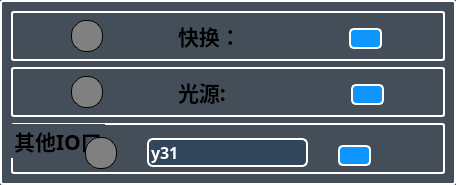
                  <widget class="QWidget" name="widget_29" native="true">
                   <property name="styleSheet">
                    <string notr="true">border-radius:3px;
border-width:2px;
border-style:solid;
border-color:white;
background-color:#434e59;</string>
                   </property>
                   <layout class="QVBoxLayout" name="verticalLayout_11">
                    <item>
                     <widget class="QWidget" name="widget_44" native="true">
                      <property name="styleSheet">
                       <string notr="true">border-radius:3px;
border-width:2px;
border-style:solid;
border-color:white;</string>
                      </property>
                      <layout class="QHBoxLayout" name="horizontalLayout_46">
                       <property name="leftMargin">
                        <number>3</number>
                       </property>
                       <property name="topMargin">
                        <number>3</number>
                       </property>
                       <property name="rightMargin">
                        <number>3</number>
                       </property>
                       <property name="bottomMargin">
                        <number>3</number>
                       </property>
                       <item>
                        <widget class="QLabel" name="label_PLC_QuickChange">
                         <property name="font">
                          <font>
                           <family>微软雅黑</family>
                           <pointsize>16</pointsize>
                           <weight>75</weight>
                           <bold>true</bold>
                          </font>
                         </property>
                         <property name="styleSheet">
                          <string notr="true">min-width:30px;
min-height:30px;
max-width:30px;
max-height:30px;
border-radius:15px;
border:1px solid black;
background:grey
</string>
                         </property>
                         <property name="text">
                          <string/>
                         </property>
                        </widget>
                       </item>
                       <item>
                        <widget class="QLabel" name="label_33">
                         <property name="sizePolicy">
                          <sizepolicy hsizetype="Fixed" vsizetype="Preferred">
                           <horstretch>0</horstretch>
                           <verstretch>0</verstretch>
                          </sizepolicy>
                         </property>
                         <property name="font">
                          <font>
                           <family>Microsoft Yahei</family>
                           <pointsize>16</pointsize>
                           <weight>75</weight>
                           <italic>false</italic>
                           <bold>true</bold>
                          </font>
                         </property>
                         <property name="styleSheet">
                          <string notr="true">font:bold  &quot;Times New Roman&quot;;    
font-family:Microsoft Yahei;
padding:6px;
border:none;
</string>
                         </property>
                         <property name="text">
                          <string>快换：      </string>
                         </property>
                        </widget>
                       </item>
                       <item>
                        <widget class="QPushButton" name="toolButton_PLC_QuickChange">
                         <property name="sizePolicy">
                          <sizepolicy hsizetype="Fixed" vsizetype="Fixed">
                           <horstretch>0</horstretch>
                           <verstretch>0</verstretch>
                          </sizepolicy>
                         </property>
                         <property name="styleSheet">
                          <string notr="true">QPushButton
{
	margin-top:6px;
    font-family:Microsoft Yahei;
    color:white;
    background-color:rgb(14 , 150 , 254);
    border-radius:5px;
	border-width:2px;
	border-style:solid;
	border-color:white;
}

QPushButton:hover
{
    background-color:rgb(44 , 137 , 255);
}

QPushButton:pressed
{
    background-color:rgb(14 , 135 , 228);
    padding-left:3px;
    padding-top:3px;
}
</string>
                         </property>
                         <property name="text">
                          <string/>
                         </property>
                         <property name="icon">
                          <iconset resource="resources/resources.qrc">
                           <normaloff>:/icons/icons/switchOff.svg</normaloff>:/icons/icons/switchOff.svg</iconset>
                         </property>
                         <property name="iconSize">
                          <size>
                           <width>60</width>
                           <height>30</height>
                          </size>
                         </property>
                         <property name="flat">
                          <bool>true</bool>
                         </property>
                        </widget>
                       </item>
                      </layout>
                     </widget>
                    </item>
                    <item>
                     <widget class="QWidget" name="widget_43" native="true">
                      <property name="styleSheet">
                       <string notr="true">border-radius:3px;
border-width:2px;
border-style:solid;
border-color:white;</string>
                      </property>
                      <layout class="QHBoxLayout" name="horizontalLayout_45">
                       <property name="spacing">
                        <number>6</number>
                       </property>
                       <property name="leftMargin">
                        <number>3</number>
                       </property>
                       <property name="topMargin">
                        <number>3</number>
                       </property>
                       <property name="rightMargin">
                        <number>3</number>
                       </property>
                       <property name="bottomMargin">
                        <number>3</number>
                       </property>
                       <item>
                        <widget class="QLabel" name="label_PLC_Light">
                         <property name="font">
                          <font>
                           <family>微软雅黑</family>
                           <pointsize>16</pointsize>
                           <weight>75</weight>
                           <bold>true</bold>
                          </font>
                         </property>
                         <property name="styleSheet">
                          <string notr="true">min-width:30px;
min-height:30px;
max-width:30px;
max-height:30px;
border-radius:15px;
border:1px solid black;
background:grey
</string>
                         </property>
                         <property name="text">
                          <string/>
                         </property>
                        </widget>
                       </item>
                       <item>
                        <widget class="QLabel" name="label_9">
                         <property name="sizePolicy">
                          <sizepolicy hsizetype="Fixed" vsizetype="Preferred">
                           <horstretch>0</horstretch>
                           <verstretch>0</verstretch>
                          </sizepolicy>
                         </property>
                         <property name="font">
                          <font>
                           <family>Microsoft Yahei</family>
                           <pointsize>16</pointsize>
                           <weight>75</weight>
                           <italic>false</italic>
                           <bold>true</bold>
                          </font>
                         </property>
                         <property name="styleSheet">
                          <string notr="true">font:bold  &quot;Times New Roman&quot;;    
font-family:Microsoft Yahei;
padding:6px;

border:none;
</string>
                         </property>
                         <property name="text">
                          <string>光源:         </string>
                         </property>
                        </widget>
                       </item>
                       <item>
                        <widget class="QPushButton" name="toolButton_PLC_Light">
                         <property name="sizePolicy">
                          <sizepolicy hsizetype="Fixed" vsizetype="Fixed">
                           <horstretch>0</horstretch>
                           <verstretch>0</verstretch>
                          </sizepolicy>
                         </property>
                         <property name="styleSheet">
                          <string notr="true">QPushButton
{
	margin-top:6px;
    font-family:Microsoft Yahei;
    color:white;
    background-color:rgb(14 , 150 , 254);
    border-radius:5px;
	border-width:2px;
	border-style:solid;
	border-color:white;
}

QPushButton:hover
{
    background-color:rgb(44 , 137 , 255);
}

QPushButton:pressed
{
    background-color:rgb(14 , 135 , 228);
    padding-left:3px;
    padding-top:3px;
}
</string>
                         </property>
                         <property name="text">
                          <string/>
                         </property>
                         <property name="icon">
                          <iconset resource="resources/resources.qrc">
                           <normaloff>:/icons/icons/switchOff.svg</normaloff>:/icons/icons/switchOff.svg</iconset>
                         </property>
                         <property name="iconSize">
                          <size>
                           <width>60</width>
                           <height>30</height>
                          </size>
                         </property>
                         <property name="flat">
                          <bool>true</bool>
                         </property>
                        </widget>
                       </item>
                      </layout>
                     </widget>
                    </item>
                    <item>
                     <widget class="QGroupBox" name="groupBox_29">
                      <property name="font">
                       <font>
                        <family>微软雅黑</family>
                        <pointsize>16</pointsize>
                        <weight>75</weight>
                        <bold>true</bold>
                       </font>
                      </property>
                      <property name="styleSheet">
                       <string notr="true">border-radius:3px;
border-width:2px;
border-style:solid;
border-color:white;
background-color:#434e59;</string>
                      </property>
                      <property name="title">
                       <string>其他IO口</string>
                      </property>
                      <layout class="QHBoxLayout" name="horizontalLayout_33" stretch="1,1,1">
                       <property name="spacing">
                        <number>30</number>
                       </property>
                       <property name="leftMargin">
                        <number>72</number>
                       </property>
                       <property name="topMargin">
                        <number>12</number>
                       </property>
                       <property name="rightMargin">
                        <number>72</number>
                       </property>
                       <property name="bottomMargin">
                        <number>3</number>
                       </property>
                       <item>
                        <widget class="QLabel" name="label_PLC_IO">
                         <property name="font">
                          <font>
                           <family>微软雅黑</family>
                           <pointsize>16</pointsize>
                           <weight>75</weight>
                           <bold>true</bold>
                          </font>
                         </property>
                         <property name="styleSheet">
                          <string notr="true">min-width:30px;
min-height:30px;
max-width:30px;
max-height:30px;
border-radius:15px;
border:1px solid black;
background:grey
</string>
                         </property>
                         <property name="text">
                          <string/>
                         </property>
                        </widget>
                       </item>
                       <item>
                        <widget class="QLineEdit" name="lineEdit_PLC_Connect_IO">
                         <property name="font">
                          <font>
                           <family>Microsoft Yahei</family>
                           <pointsize>12</pointsize>
                           <weight>75</weight>
                           <italic>false</italic>
                           <bold>true</bold>
                          </font>
                         </property>
                         <property name="styleSheet">
                          <string notr="true">border-radius:6px;
border-width:2px;
border-style:solid;
border-color:white;
background-color:#314659;
color:white;</string>
                         </property>
                         <property name="text">
                          <string>y31</string>
                         </property>
                        </widget>
                       </item>
                       <item>
                        <widget class="QPushButton" name="toolButton_PLC_IO">
                         <property name="sizePolicy">
                          <sizepolicy hsizetype="Fixed" vsizetype="Fixed">
                           <horstretch>0</horstretch>
                           <verstretch>0</verstretch>
                          </sizepolicy>
                         </property>
                         <property name="styleSheet">
                          <string notr="true">QPushButton
{
	margin-top:6px;
    font-family:Microsoft Yahei;
    color:white;
    background-color:rgb(14 , 150 , 254);
    border-radius:5px;
	border-width:2px;
	border-style:solid;
	border-color:white;
}

QPushButton:hover
{
    background-color:rgb(44 , 137 , 255);
}

QPushButton:pressed
{
    background-color:rgb(14 , 135 , 228);
    padding-left:3px;
    padding-top:3px;
}
</string>
                         </property>
                         <property name="text">
                          <string/>
                         </property>
                         <property name="icon">
                          <iconset resource="resources/resources.qrc">
                           <normaloff>:/icons/icons/switchOff.svg</normaloff>:/icons/icons/switchOff.svg</iconset>
                         </property>
                         <property name="iconSize">
                          <size>
                           <width>60</width>
                           <height>30</height>
                          </size>
                         </property>
                         <property name="flat">
                          <bool>true</bool>
                         </property>
                        </widget>
                       </item>
                      </layout>
                     </widget>
                    </item>
                   </layout>
                  </widget>
